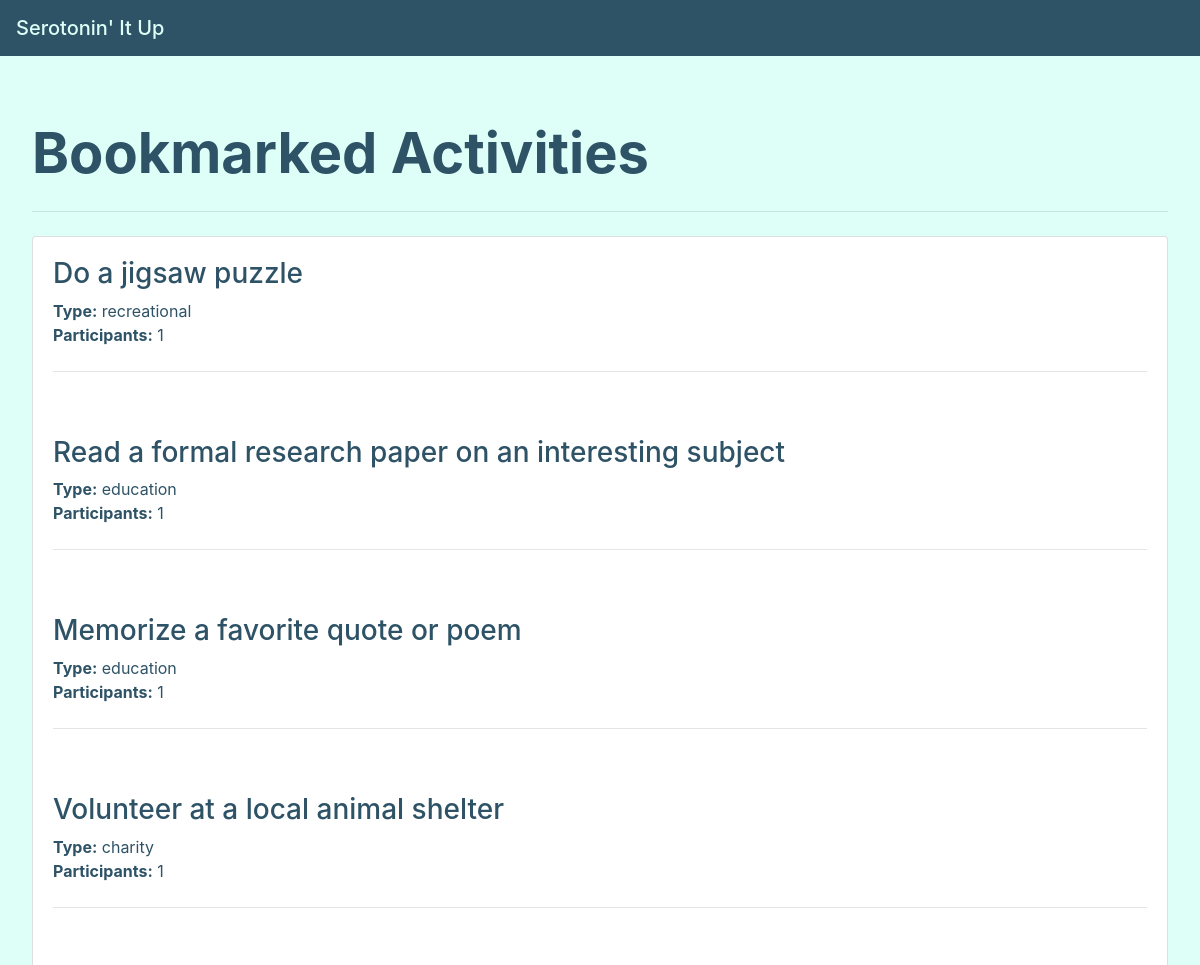
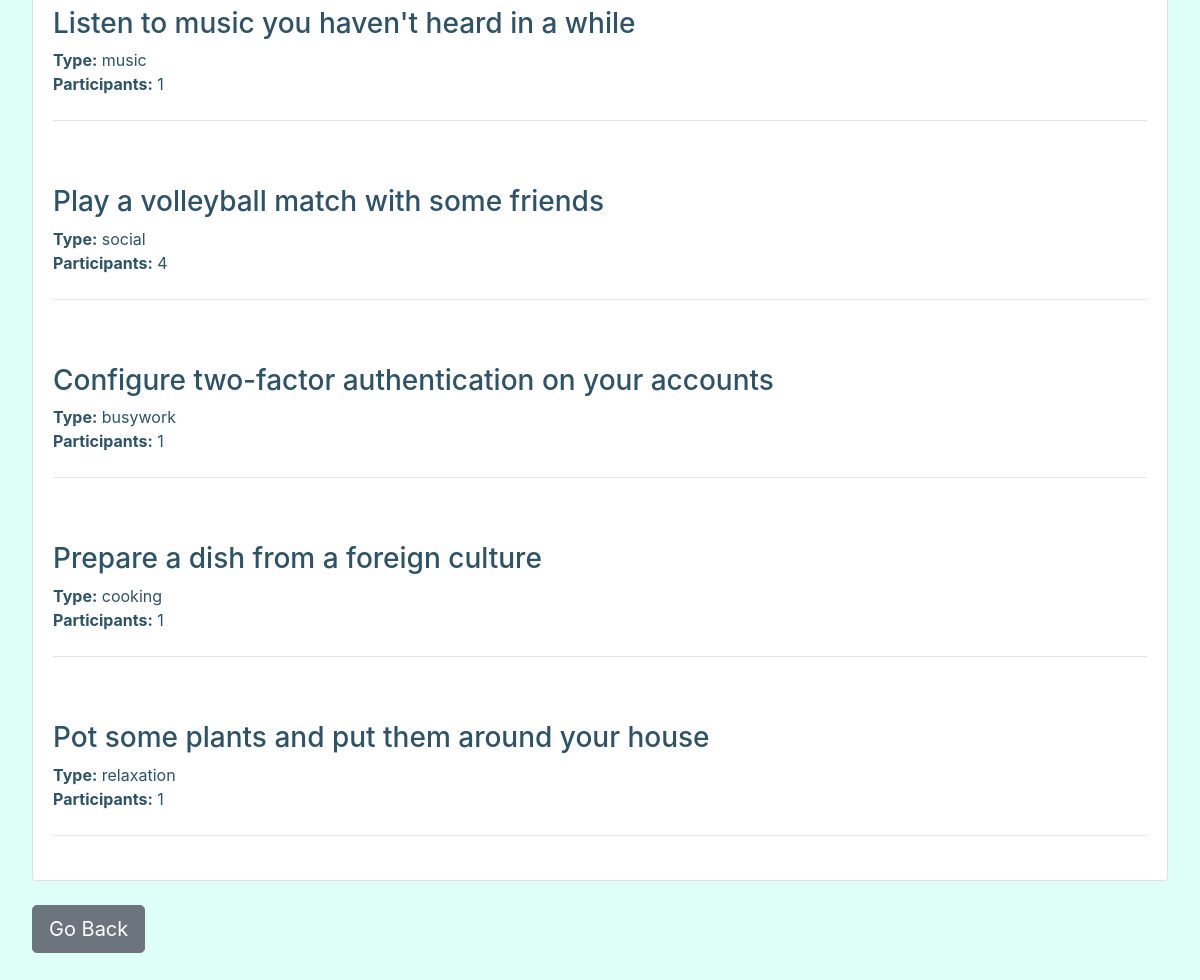
Screenshot of /bookmarked-activities (signed in) with the database file from the repository (2 pictures, top to bottom).
### tables this page shows
CREATE TABLE bmActivities (user_id text, activity text, type text, participants text);

### __init__.py (the view)
@app.route("/bookmarked-activities", methods = ['GET', 'POST'])
def bookmarkedActivities():
    db = sqlite3.connect("p0database.db")
    c = db.cursor()
    user_id = session.get("user")
    c.execute('SELECT * FROM bmActivities')
    actArr = []
    for row in c:
        if (row[0] == user_id):
            actRow = []
            actRow.append(row[1])
            actRow.append(row[2])
            actRow.append(row[3])
            actArr.append(actRow)
    return render_template('bmactivities.html', actArr = actArr)

### templates/bmactivities.html (shortened to what this page needs)
<!DOCTYPE html>
<html>
  <head>
    <link rel="stylesheet" href="https://stackpath.bootstrapcdn.com/bootstrap/4.3.1/css/bootstrap.min.css">
    <link rel="stylesheet" href="../static/css/layout.css">
  </head>
  <body style="background-color: #ddfff7; color: #2e5266;">
    <nav class="navbar navbar-light .bg-transparent" id="webName" style="background-color: #2e5266;">
      <span class="navbar-brand mb-0 h1" style="color: #ddfff7;">Serotonin' It Up</span>
    </nav>
    <div class="jumbotron" style="background-color: #ddfff7">
      <h1 class="display-4" style="font-weight: bold;">Bookmarked Activities</h1>
      <hr class="my-4">
      <div class="card" style="background-color: white;">
        {% for row in actArr %}
        <div class="card-body">
          <h3>{{row[0]}}</h3>
          <b>Type:</b> {{row[1]}}
          <br>
          <b>Participants:</b> {{row[2]}}
          <hr class="my-4">
        </div>
        {% endfor %}
    </div>
    <br>
    <form action = "/homepage">
      <input type = "submit" value = "Go Back" class="btn btn-secondary btn-lg">
    </form>
  </body>
</html>

### static/css/layout.css (style rules this page uses)
#webName { text-align: center; }

### rows the page displays
bmActivities: activity "Do a jigsaw puzzle", type "recreational", participants "1"
bmActivities: activity "Read a formal research paper on an interesting subject", type "education", participants "1"
bmActivities: activity "Memorize a favorite quote or poem", type "education", participants "1"
bmActivities: activity "Volunteer at a local animal shelter", type "charity", participants "1"
bmActivities: activity "Listen to music you haven't heard in a while", type "music", participants "1"
bmActivities: activity "Play a volleyball match with some friends", type "social", participants "4"
bmActivities: activity "Configure two-factor authentication on your accounts", type "busywork", participants "1"
bmActivities: activity "Prepare a dish from a foreign culture", type "cooking", participants "1"
bmActivities: activity "Pot some plants and put them around your house", type "relaxation", participants "1"
